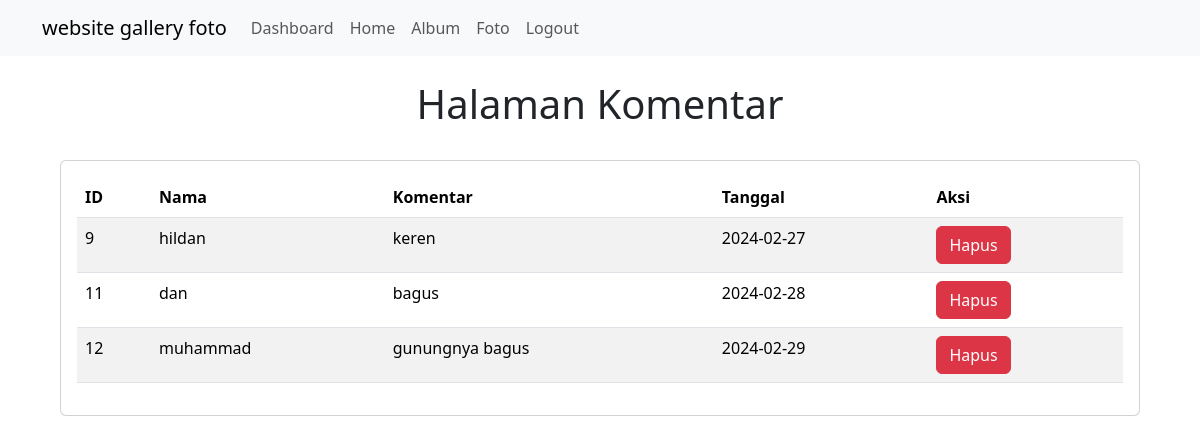
The app's page /komentar.php (signed in) with its own data.
### tables this page shows
CREATE TABLE `komentarfoto` (
  `komentarid` int(11) NOT NULL,
  `fotoid` int(11) NOT NULL,
  `userid` int(11) NOT NULL,
  `isikomentar` text NOT NULL,
  `tanggalkomentar` date NOT NULL
);

CREATE TABLE `user` (
  `userid` int(11) NOT NULL,
  `username` varchar(255) NOT NULL,
  `password` varchar(255) NOT NULL,
  `email` varchar(255) NOT NULL,
  `namalengkap` varchar(255) NOT NULL,
  `alamat` text NOT NULL
);

### komentar.php (the view, shortened to what this page needs)
<!DOCTYPE html>
<html lang="en">
<head>
    <link rel="stylesheet" type="text/css" href="assets/css/bootstrap.min.css">
    <link rel="stylesheet" href="https://cdnjs.cloudflare.com/ajax/libs/font-awesome/6.5.1/css/all.min.css" />
    <link rel="stylesheet" href="<link href=" https://cdn.jsdelivr.net/npm/bootstrap@5.3.3/dist/css/bootstrap.min.css" rel="stylesheet">
</head>
<body>
    <nav class="navbar navbar-expand-lg bg-body-tertiary">
        <div class="container">
            <a class="navbar-brand" href="#">website gallery foto</a>
            <div class="collapse navbar-collapse" id="navbarNavAltMarkup">
                <div class="navbar-nav me-auto">
                    <?php
                    if (!isset($_SESSION['userid'])) {
                    ?>
                        <a href="register.php" class="btn btn-outline-primary m-1">Register</a>
                        <a href="login.php" class="btn btn-outline-primary m-1">Login</a>
                    <?php
                    } else {
                    ?>
                        <li class="nav-item">
                            <a class="nav-link" aria-current="page" href="dashboard.php">Dashboard</a>
                        </li>
                        <li class="nav-item">
                            <a class="nav-link" aria-current="page" href="home.php">Home</a>
                        </li>
                        <li class="nav-item">
                            <a class="nav-link" href="album.php">Album</a>
                        </li>
                        <li class="nav-item">
                            <a class="nav-link" href="foto.php">Foto</a>
                        </li>
                        <li class="nav-item">
                            <a class="nav-link" href="logout.php">Logout</a>
                        </li>
                    <?php
                    }
                    ?>
                </div>
            </div>
        </div>
    </nav>
    <br>
    <center>
        <h1>Halaman Komentar</h1>
        <br>
        <div class="card" style="width: 90%;">
            <div class="card-body">
                <table id="example" class="table table-striped" style="width:100%">
                    <thead>
                        <tr>
                            <th>ID</th>
                            <th>Nama</th>
                            <th>Komentar</th>
                            <th>Tanggal</th>
                            <th>Aksi</th>
                        </tr>
                    </thead>
                    <tbody>
                        <?php
                        include "koneksi.php";
                        $sql = mysqli_query($conn, "select * from komentarfoto,user where komentarfoto.userid=user.userid");
                        while ($data = mysqli_fetch_array($sql)) {
                        ?>
                            <tr>
                                <td><?= $data['komentarid'] ?></td>
                                <td><?= $data['namalengkap'] ?></td>
                                <td><?= $data['isikomentar'] ?></td>
                                <td><?= $data['tanggalkomentar'] ?></td>
                                <td><a href="hapus_komentar.php?komentarid=<?= $data['komentarid'] ?>" class="btn btn-danger">Hapus</a></td>
                            </tr>
                        <?php
                        }
                        ?>
                    </tbody>
                </table>
            </div>
        </div>
    </center>
</body>
</html>

### records on screen
komentarfoto: komentarid "9", userid.namalengkap "hildan", isikomentar "keren", tanggalkomentar "2024-02-27"
komentarfoto: komentarid "11", userid.namalengkap "dan", isikomentar "bagus", tanggalkomentar "2024-02-28"
komentarfoto: komentarid "12", userid.namalengkap "muhammad", isikomentar "gunungnya bagus", tanggalkomentar "2024-02-29"
